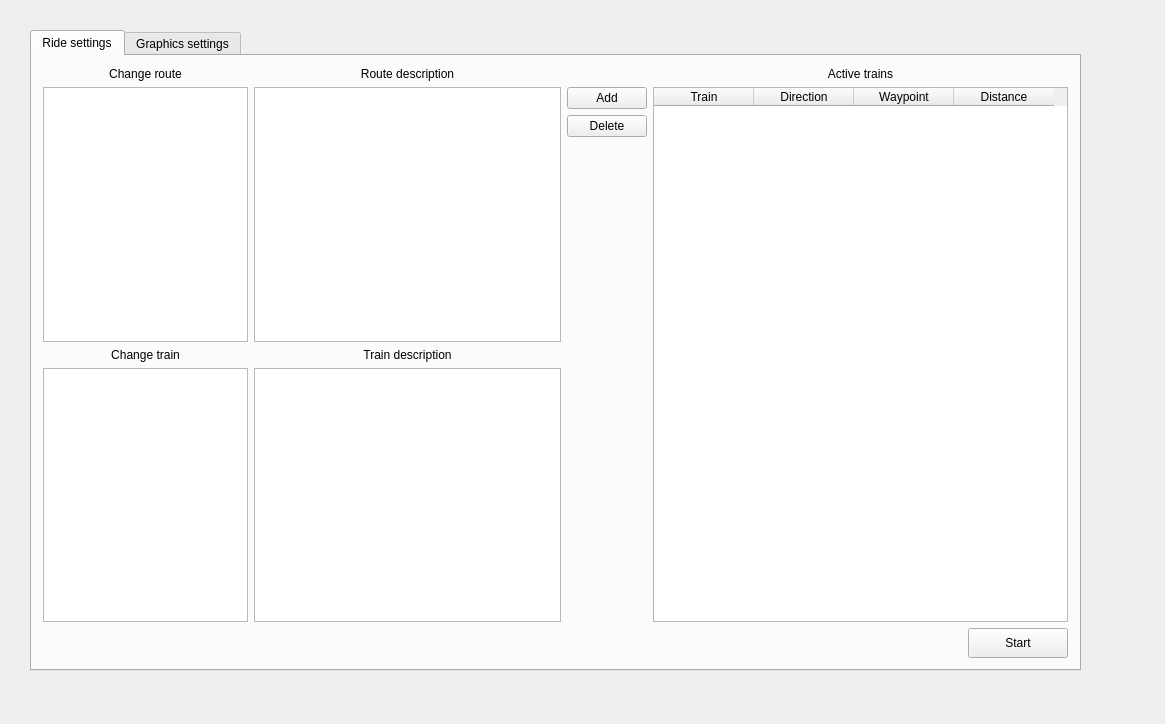
<?xml version="1.0" encoding="UTF-8"?>
<ui version="4.0">
 <class>MainWindow</class>
 <widget class="QMainWindow" name="MainWindow">
  <property name="geometry">
   <rect>
    <x>0</x>
    <y>0</y>
    <width>1165</width>
    <height>724</height>
   </rect>
  </property>
  <property name="windowTitle">
   <string>Russian Railway Simulator</string>
  </property>
  <widget class="QWidget" name="centralWidget">
   <widget class="QTabWidget" name="twMain">
    <property name="geometry">
     <rect>
      <x>30</x>
      <y>30</y>
      <width>1051</width>
      <height>641</height>
     </rect>
    </property>
    <property name="sizePolicy">
     <sizepolicy hsizetype="Expanding" vsizetype="Expanding">
      <horstretch>6</horstretch>
      <verstretch>6</verstretch>
     </sizepolicy>
    </property>
    <property name="currentIndex">
     <number>0</number>
    </property>
    <widget class="QWidget" name="tab">
     <attribute name="title">
      <string>Ride settings</string>
     </attribute>
     <layout class="QGridLayout" name="gridLayout">
      <item row="0" column="0">
       <layout class="QVBoxLayout" name="verticalLayout_9">
        <item>
         <layout class="QHBoxLayout" name="horizontalLayout_5">
          <item>
           <layout class="QVBoxLayout" name="verticalLayout_3">
            <item>
             <layout class="QHBoxLayout" name="horizontalLayout_2" stretch="2,3">
              <item>
               <layout class="QVBoxLayout" name="verticalLayout">
                <item>
                 <widget class="QLabel" name="label">
                  <property name="sizePolicy">
                   <sizepolicy hsizetype="Preferred" vsizetype="Preferred">
                    <horstretch>1</horstretch>
                    <verstretch>0</verstretch>
                   </sizepolicy>
                  </property>
                  <property name="text">
                   <string>Change route</string>
                  </property>
                  <property name="alignment">
                   <set>Qt::AlignCenter</set>
                  </property>
                 </widget>
                </item>
                <item>
                 <widget class="QListWidget" name="lwRoutes">
                  <property name="sizePolicy">
                   <sizepolicy hsizetype="Expanding" vsizetype="Expanding">
                    <horstretch>1</horstretch>
                    <verstretch>0</verstretch>
                   </sizepolicy>
                  </property>
                  <property name="maximumSize">
                   <size>
                    <width>10000</width>
                    <height>16777215</height>
                   </size>
                  </property>
                 </widget>
                </item>
                <item>
                 <layout class="QHBoxLayout" name="horizontalLayout"/>
                </item>
               </layout>
              </item>
              <item>
               <layout class="QVBoxLayout" name="verticalLayout_4">
                <item>
                 <widget class="QLabel" name="label_4">
                  <property name="sizePolicy">
                   <sizepolicy hsizetype="Preferred" vsizetype="Preferred">
                    <horstretch>1</horstretch>
                    <verstretch>0</verstretch>
                   </sizepolicy>
                  </property>
                  <property name="maximumSize">
                   <size>
                    <width>10000</width>
                    <height>16777215</height>
                   </size>
                  </property>
                  <property name="text">
                   <string>Route description</string>
                  </property>
                  <property name="alignment">
                   <set>Qt::AlignCenter</set>
                  </property>
                 </widget>
                </item>
                <item>
                 <widget class="QPlainTextEdit" name="ptRouteDescription">
                  <property name="sizePolicy">
                   <sizepolicy hsizetype="Preferred" vsizetype="Preferred">
                    <horstretch>1</horstretch>
                    <verstretch>1</verstretch>
                   </sizepolicy>
                  </property>
                  <property name="maximumSize">
                   <size>
                    <width>10000</width>
                    <height>16777215</height>
                   </size>
                  </property>
                 </widget>
                </item>
               </layout>
              </item>
             </layout>
            </item>
            <item>
             <layout class="QHBoxLayout" name="horizontalLayout_3" stretch="2,3">
              <item>
               <layout class="QVBoxLayout" name="verticalLayout_2">
                <item>
                 <widget class="QLabel" name="label_2">
                  <property name="text">
                   <string>Change train</string>
                  </property>
                  <property name="alignment">
                   <set>Qt::AlignCenter</set>
                  </property>
                 </widget>
                </item>
                <item>
                 <widget class="QListWidget" name="lwTrains">
                  <property name="sizePolicy">
                   <sizepolicy hsizetype="Expanding" vsizetype="Expanding">
                    <horstretch>1</horstretch>
                    <verstretch>0</verstretch>
                   </sizepolicy>
                  </property>
                  <property name="minimumSize">
                   <size>
                    <width>181</width>
                    <height>0</height>
                   </size>
                  </property>
                  <property name="maximumSize">
                   <size>
                    <width>10000</width>
                    <height>16777215</height>
                   </size>
                  </property>
                 </widget>
                </item>
                <item>
                 <layout class="QHBoxLayout" name="horizontalLayout_4"/>
                </item>
               </layout>
              </item>
              <item>
               <layout class="QVBoxLayout" name="verticalLayout_5">
                <item>
                 <widget class="QLabel" name="label_5">
                  <property name="maximumSize">
                   <size>
                    <width>1000</width>
                    <height>16777215</height>
                   </size>
                  </property>
                  <property name="text">
                   <string>Train description</string>
                  </property>
                  <property name="alignment">
                   <set>Qt::AlignCenter</set>
                  </property>
                 </widget>
                </item>
                <item>
                 <widget class="QPlainTextEdit" name="ptTrainDescription">
                  <property name="sizePolicy">
                   <sizepolicy hsizetype="Expanding" vsizetype="Expanding">
                    <horstretch>1</horstretch>
                    <verstretch>1</verstretch>
                   </sizepolicy>
                  </property>
                  <property name="maximumSize">
                   <size>
                    <width>10000</width>
                    <height>16777215</height>
                   </size>
                  </property>
                 </widget>
                </item>
               </layout>
              </item>
             </layout>
            </item>
           </layout>
          </item>
          <item>
           <layout class="QVBoxLayout" name="verticalLayout_8">
            <item>
             <widget class="QLabel" name="label_15">
              <property name="text">
               <string/>
              </property>
             </widget>
            </item>
            <item>
             <widget class="QPushButton" name="pbAddTrain">
              <property name="text">
               <string>Add</string>
              </property>
             </widget>
            </item>
            <item>
             <widget class="QPushButton" name="pbDeleteTrain">
              <property name="text">
               <string>Delete</string>
              </property>
             </widget>
            </item>
            <item>
             <spacer name="verticalSpacer_2">
              <property name="orientation">
               <enum>Qt::Vertical</enum>
              </property>
              <property name="sizeHint" stdset="0">
               <size>
                <width>20</width>
                <height>40</height>
               </size>
              </property>
             </spacer>
            </item>
           </layout>
          </item>
          <item>
           <layout class="QVBoxLayout" name="verticalLayout_7">
            <item>
             <widget class="QLabel" name="label_12">
              <property name="text">
               <string>Active trains</string>
              </property>
              <property name="alignment">
               <set>Qt::AlignCenter</set>
              </property>
             </widget>
            </item>
            <item>
             <widget class="QTableWidget" name="twActiveTrains">
              <property name="cornerButtonEnabled">
               <bool>false</bool>
              </property>
              <column>
               <property name="text">
                <string>Train</string>
               </property>
              </column>
              <column>
               <property name="text">
                <string>Direction</string>
               </property>
              </column>
              <column>
               <property name="text">
                <string>Waypoint</string>
               </property>
              </column>
              <column>
               <property name="text">
                <string>Distance</string>
               </property>
              </column>
             </widget>
            </item>
           </layout>
          </item>
         </layout>
        </item>
        <item>
         <layout class="QHBoxLayout" name="horizontalLayout_13">
          <item>
           <spacer name="horizontalSpacer">
            <property name="orientation">
             <enum>Qt::Horizontal</enum>
            </property>
            <property name="sizeHint" stdset="0">
             <size>
              <width>40</width>
              <height>20</height>
             </size>
            </property>
           </spacer>
          </item>
          <item>
           <widget class="QPushButton" name="btnStart">
            <property name="minimumSize">
             <size>
              <width>100</width>
              <height>30</height>
             </size>
            </property>
            <property name="maximumSize">
             <size>
              <width>100</width>
              <height>30</height>
             </size>
            </property>
            <property name="text">
             <string>Start</string>
            </property>
           </widget>
          </item>
         </layout>
        </item>
       </layout>
      </item>
     </layout>
    </widget>
    <widget class="QWidget" name="tab_2">
     <attribute name="title">
      <string>Graphics settings</string>
     </attribute>
     <widget class="QWidget" name="horizontalLayoutWidget">
      <property name="geometry">
       <rect>
        <x>30</x>
        <y>20</y>
        <width>261</width>
        <height>355</height>
       </rect>
      </property>
      <layout class="QGridLayout" name="gridLayout_2">
       <item row="0" column="0">
        <layout class="QVBoxLayout" name="verticalLayout_6">
         <item>
          <widget class="QLabel" name="label_7">
           <property name="text">
            <string>Window size</string>
           </property>
           <property name="alignment">
            <set>Qt::AlignCenter</set>
           </property>
          </widget>
         </item>
         <item>
          <layout class="QHBoxLayout" name="horizontalLayout_7" stretch="4,0,4">
           <item>
            <widget class="QSpinBox" name="spWidth">
             <property name="alignment">
              <set>Qt::AlignRight|Qt::AlignTrailing|Qt::AlignVCenter</set>
             </property>
             <property name="maximum">
              <number>1920</number>
             </property>
             <property name="value">
              <number>1280</number>
             </property>
            </widget>
           </item>
           <item>
            <widget class="QLabel" name="label_6">
             <property name="text">
              <string>Х</string>
             </property>
             <property name="alignment">
              <set>Qt::AlignCenter</set>
             </property>
            </widget>
           </item>
           <item>
            <widget class="QSpinBox" name="spHeight">
             <property name="alignment">
              <set>Qt::AlignRight|Qt::AlignTrailing|Qt::AlignVCenter</set>
             </property>
             <property name="maximum">
              <number>1080</number>
             </property>
             <property name="value">
              <number>720</number>
             </property>
            </widget>
           </item>
          </layout>
         </item>
         <item>
          <widget class="QCheckBox" name="cbFullScreen">
           <property name="text">
            <string>Fullscreen mode</string>
           </property>
          </widget>
         </item>
         <item>
          <widget class="QCheckBox" name="cbWindowDecoration">
           <property name="text">
            <string>Window decoration</string>
           </property>
          </widget>
         </item>
         <item>
          <widget class="QCheckBox" name="cbDoubleBuffer">
           <property name="text">
            <string>Double buffering</string>
           </property>
          </widget>
         </item>
         <item>
          <layout class="QHBoxLayout" name="horizontalLayout_10" stretch="5,1">
           <item>
            <widget class="QLabel" name="label_11">
             <property name="text">
              <string>Screen number</string>
             </property>
            </widget>
           </item>
           <item>
            <widget class="QSpinBox" name="spScreenNumber">
             <property name="maximum">
              <number>10</number>
             </property>
             <property name="value">
              <number>1</number>
             </property>
            </widget>
           </item>
          </layout>
         </item>
         <item>
          <widget class="QLabel" name="label_8">
           <property name="text">
            <string>Frustum</string>
           </property>
           <property name="alignment">
            <set>Qt::AlignCenter</set>
           </property>
          </widget>
         </item>
         <item>
          <layout class="QHBoxLayout" name="horizontalLayout_12" stretch="5,0">
           <item>
            <widget class="QLabel" name="label_14">
             <property name="text">
              <string>FovY</string>
             </property>
            </widget>
           </item>
           <item>
            <widget class="QDoubleSpinBox" name="dspFovY">
             <property name="alignment">
              <set>Qt::AlignRight|Qt::AlignTrailing|Qt::AlignVCenter</set>
             </property>
             <property name="decimals">
              <number>1</number>
             </property>
             <property name="minimum">
              <double>10.000000000000000</double>
             </property>
             <property name="maximum">
              <double>120.000000000000000</double>
             </property>
            </widget>
           </item>
          </layout>
         </item>
         <item>
          <layout class="QHBoxLayout" name="horizontalLayout_8" stretch="5,3">
           <item>
            <widget class="QLabel" name="label_9">
             <property name="text">
              <string>Near clip plane</string>
             </property>
            </widget>
           </item>
           <item>
            <widget class="QDoubleSpinBox" name="dspNear">
             <property name="alignment">
              <set>Qt::AlignRight|Qt::AlignTrailing|Qt::AlignVCenter</set>
             </property>
             <property name="decimals">
              <number>1</number>
             </property>
             <property name="minimum">
              <double>0.100000000000000</double>
             </property>
             <property name="maximum">
              <double>10000.000000000000000</double>
             </property>
            </widget>
           </item>
          </layout>
         </item>
         <item>
          <layout class="QHBoxLayout" name="horizontalLayout_9" stretch="5,2">
           <item>
            <widget class="QLabel" name="label_10">
             <property name="text">
              <string>Far clip plane</string>
             </property>
            </widget>
           </item>
           <item>
            <widget class="QDoubleSpinBox" name="dspFar">
             <property name="alignment">
              <set>Qt::AlignRight|Qt::AlignTrailing|Qt::AlignVCenter</set>
             </property>
             <property name="minimum">
              <double>0.100000000000000</double>
             </property>
             <property name="maximum">
              <double>10000.000000000000000</double>
             </property>
            </widget>
           </item>
          </layout>
         </item>
         <item>
          <layout class="QHBoxLayout" name="horizontalLayout_11">
           <item>
            <widget class="QLabel" name="label_13">
             <property name="text">
              <string>View distance</string>
             </property>
             <property name="alignment">
              <set>Qt::AlignLeading|Qt::AlignLeft|Qt::AlignVCenter</set>
             </property>
            </widget>
           </item>
           <item>
            <widget class="QSpinBox" name="spViewDist">
             <property name="alignment">
              <set>Qt::AlignRight|Qt::AlignTrailing|Qt::AlignVCenter</set>
             </property>
             <property name="maximum">
              <number>10000</number>
             </property>
             <property name="singleStep">
              <number>100</number>
             </property>
             <property name="value">
              <number>1000</number>
             </property>
            </widget>
           </item>
          </layout>
         </item>
         <item>
          <layout class="QHBoxLayout" name="horizontalLayout_6">
           <item>
            <widget class="QPushButton" name="pbApply">
             <property name="text">
              <string>Apply</string>
             </property>
            </widget>
           </item>
           <item>
            <widget class="QPushButton" name="pbCancel">
             <property name="text">
              <string>Cancel</string>
             </property>
            </widget>
           </item>
          </layout>
         </item>
         <item>
          <spacer name="verticalSpacer">
           <property name="orientation">
            <enum>Qt::Vertical</enum>
           </property>
           <property name="sizeHint" stdset="0">
            <size>
             <width>20</width>
             <height>40</height>
            </size>
           </property>
          </spacer>
         </item>
        </layout>
       </item>
       <item row="0" column="1">
        <spacer name="horizontalSpacer_2">
         <property name="orientation">
          <enum>Qt::Horizontal</enum>
         </property>
         <property name="sizeHint" stdset="0">
          <size>
           <width>40</width>
           <height>20</height>
          </size>
         </property>
        </spacer>
       </item>
      </layout>
     </widget>
    </widget>
   </widget>
  </widget>
 </widget>
 <layoutdefault spacing="6" margin="11"/>
 <resources/>
 <connections/>
</ui>
